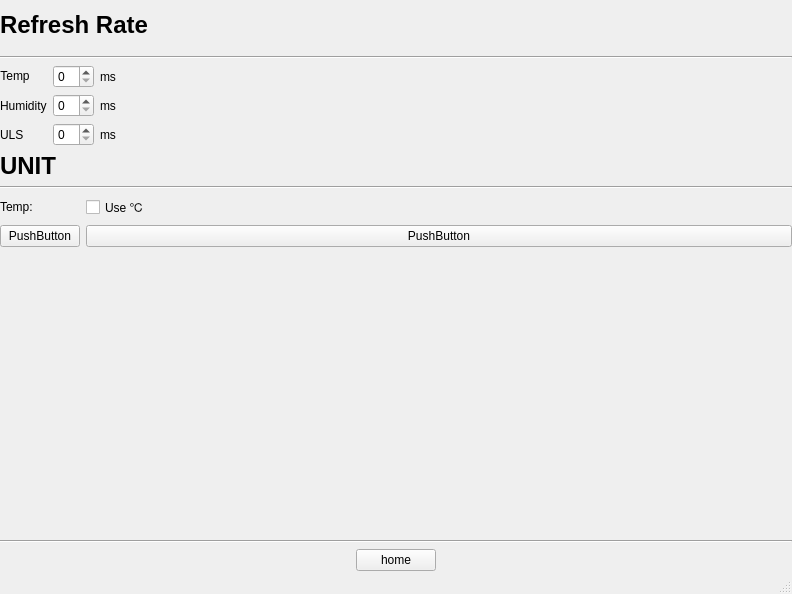
<?xml version="1.0" encoding="UTF-8"?>
<ui version="4.0">
 <class>setting_page</class>
 <widget class="QMainWindow" name="setting_page">
  <property name="geometry">
   <rect>
    <x>0</x>
    <y>0</y>
    <width>792</width>
    <height>594</height>
   </rect>
  </property>
  <property name="windowTitle">
   <string>MainWindow</string>
  </property>
  <widget class="QWidget" name="centralwidget">
   <widget class="QWidget" name="verticalLayoutWidget">
    <property name="geometry">
     <rect>
      <x>0</x>
      <y>0</y>
      <width>792</width>
      <height>571</height>
     </rect>
    </property>
    <layout class="QVBoxLayout" name="verticalLayout">
     <property name="sizeConstraint">
      <enum>QLayout::SetMinimumSize</enum>
     </property>
     <item>
      <widget class="QLabel" name="label">
       <property name="sizePolicy">
        <sizepolicy hsizetype="Minimum" vsizetype="Fixed">
         <horstretch>0</horstretch>
         <verstretch>0</verstretch>
        </sizepolicy>
       </property>
       <property name="minimumSize">
        <size>
         <width>781</width>
         <height>50</height>
        </size>
       </property>
       <property name="text">
        <string>&lt;html&gt;&lt;head/&gt;&lt;body&gt;&lt;p&gt;&lt;span style=&quot; font-size:18pt; font-weight:600;&quot;&gt;Refresh Rate&lt;/span&gt;&lt;/p&gt;&lt;/body&gt;&lt;/html&gt;</string>
       </property>
      </widget>
     </item>
     <item>
      <widget class="Line" name="line">
       <property name="orientation">
        <enum>Qt::Horizontal</enum>
       </property>
      </widget>
     </item>
     <item>
      <layout class="QGridLayout" name="gridLayout_2">
       <item row="0" column="1">
        <widget class="QSpinBox" name="spinBox">
         <property name="sizePolicy">
          <sizepolicy hsizetype="Fixed" vsizetype="Fixed">
           <horstretch>0</horstretch>
           <verstretch>0</verstretch>
          </sizepolicy>
         </property>
         <property name="toolTip">
          <string>&lt;html&gt;&lt;head/&gt;&lt;body&gt;&lt;p&gt;50&lt;/p&gt;&lt;/body&gt;&lt;/html&gt;</string>
         </property>
        </widget>
       </item>
       <item row="2" column="3">
        <widget class="QLabel" name="label_9">
         <property name="text">
          <string>ms</string>
         </property>
        </widget>
       </item>
       <item row="1" column="3">
        <widget class="QLabel" name="label_7">
         <property name="text">
          <string>ms</string>
         </property>
        </widget>
       </item>
       <item row="0" column="0">
        <widget class="QLabel" name="label_3">
         <property name="sizePolicy">
          <sizepolicy hsizetype="Fixed" vsizetype="Preferred">
           <horstretch>0</horstretch>
           <verstretch>0</verstretch>
          </sizepolicy>
         </property>
         <property name="text">
          <string>&lt;html&gt;&lt;head/&gt;&lt;body&gt;&lt;p&gt;	Temp&lt;/p&gt;&lt;/body&gt;&lt;/html&gt;</string>
         </property>
         <property name="alignment">
          <set>Qt::AlignCenter</set>
         </property>
        </widget>
       </item>
       <item row="2" column="0">
        <widget class="QLabel" name="label_8">
         <property name="text">
          <string>ULS</string>
         </property>
        </widget>
       </item>
       <item row="0" column="3">
        <widget class="QLabel" name="label_5">
         <property name="text">
          <string>ms</string>
         </property>
        </widget>
       </item>
       <item row="1" column="0">
        <widget class="QLabel" name="label_6">
         <property name="text">
          <string>Humidity</string>
         </property>
        </widget>
       </item>
       <item row="2" column="1">
        <widget class="QSpinBox" name="spinBox_3"/>
       </item>
       <item row="1" column="1">
        <widget class="QSpinBox" name="spinBox_2"/>
       </item>
      </layout>
     </item>
     <item>
      <widget class="QLabel" name="label_2">
       <property name="sizePolicy">
        <sizepolicy hsizetype="Minimum" vsizetype="Fixed">
         <horstretch>0</horstretch>
         <verstretch>0</verstretch>
        </sizepolicy>
       </property>
       <property name="text">
        <string>&lt;html&gt;&lt;head/&gt;&lt;body&gt;&lt;p&gt;&lt;span style=&quot; font-size:18pt; font-weight:600;&quot;&gt;UNIT&lt;/span&gt;&lt;/p&gt;&lt;/body&gt;&lt;/html&gt;</string>
       </property>
      </widget>
     </item>
     <item>
      <widget class="Line" name="line_3">
       <property name="orientation">
        <enum>Qt::Horizontal</enum>
       </property>
      </widget>
     </item>
     <item>
      <layout class="QFormLayout" name="formLayout_2">
       <item row="0" column="0">
        <widget class="QLabel" name="label_4">
         <property name="text">
          <string>Temp: </string>
         </property>
        </widget>
       </item>
       <item row="0" column="1">
        <widget class="QCheckBox" name="checkBox">
         <property name="text">
          <string>Use ℃</string>
         </property>
        </widget>
       </item>
       <item row="1" column="0">
        <widget class="QPushButton" name="pushButton">
         <property name="text">
          <string>PushButton</string>
         </property>
        </widget>
       </item>
       <item row="1" column="1">
        <widget class="QPushButton" name="pushButton_2">
         <property name="text">
          <string>PushButton</string>
         </property>
        </widget>
       </item>
      </layout>
     </item>
     <item>
      <widget class="Line" name="line_2">
       <property name="orientation">
        <enum>Qt::Horizontal</enum>
       </property>
      </widget>
     </item>
     <item>
      <layout class="QHBoxLayout" name="horizontalLayout_2">
       <item>
        <widget class="QPushButton" name="pushButton_3">
         <property name="sizePolicy">
          <sizepolicy hsizetype="Fixed" vsizetype="Fixed">
           <horstretch>0</horstretch>
           <verstretch>0</verstretch>
          </sizepolicy>
         </property>
         <property name="text">
          <string>home</string>
         </property>
        </widget>
       </item>
      </layout>
     </item>
    </layout>
   </widget>
  </widget>
  <widget class="QStatusBar" name="statusbar"/>
 </widget>
 <resources/>
 <connections/>
</ui>
